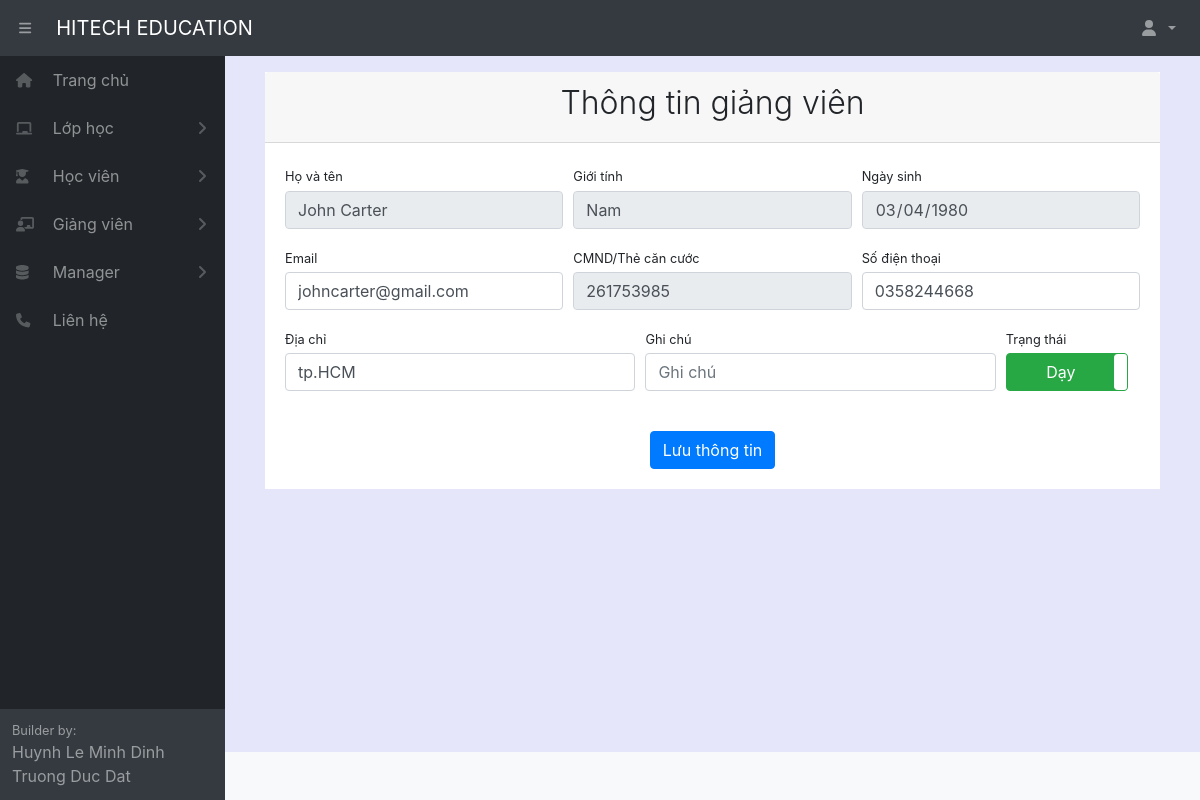
Screenshot of /teacher/1/ (signed in) with the database file from the repository.
### home/models.py (models this page shows, shortened)
class Teacher(models.Model):
    fullname = models.CharField(max_length=100, verbose_name="Tên giáo viên")
    gender = models.ForeignKey(Gender, null= True, on_delete=models.SET_NULL)
    birthday = models.DateField(verbose_name="Ngày sinh")
    identity_card = models.CharField(max_length=100, null = True, blank=True, verbose_name="CMND")
    phonenumber = models.CharField(max_length=100, null = True, blank=True, verbose_name="SDT")
    email = models.CharField(max_length=100, null = True, blank=True, verbose_name="Email")
    adress = models.CharField(max_length=300, null = True, blank=True, verbose_name="Địa chỉ")
    create_date = models.DateField(auto_now_add=True, verbose_name="Ngày tạo thông tin")
    note = models.CharField(max_length=300, null = True, blank=True, verbose_name="Ghi chú")
    active = models.BooleanField(default=True, verbose_name="Trạng thái")
    class Meta:
        ordering =["fullname"]
        verbose_name_plural = "Giáo viên"

class Gender(models.Model):
    name = models.CharField(max_length=5, verbose_name="Giới tính")
    def __str__(self):
        return  self.name
    class Meta:
        ordering =["name"]
        verbose_name_plural = "Giới tính"

### home/views.py (the view)
# urls.py: path('teacher/<int:pk>/',views.detailTeacher,name='detailteacher'),
@login_required(login_url='login')
def detailTeacher(request,pk):
    teacher = Teacher.objects.get(pk=pk)
    gender = Gender.objects.all()
    form = UpdateTeacherForm(instance=teacher)
    if request.method == 'POST':
        form = UpdateTeacherForm(request.POST, instance=teacher)
        if form.is_valid():
            form.save()
            return redirect('listteacher')
    context = {'form':form, 'teacher':teacher, 'gender': gender}
    return render(request,'teacher/detailTeacher.html',context)

### home/forms.py
class UpdateTeacherForm(ModelForm):
    class Meta:
        model = Teacher
        fields = 'email','phonenumber','adress','note','active'

### home/templates/teacher/detailTeacher.html (shortened to what this page needs)
{% extends "pages/base.html" %}
{% block content %}
{% load static %}
<div class="card-header">
    <h2 class="text-center font-weight-light">Thông tin giảng viên</h2>
</div>
<div class="card-body">
    <form action="" method="POST">
        <div class="form-row">
            <div class="col-md-4">
                <label class="small mb-1" for="id_fullname">Họ và tên</label>
                <div class="form-group">
                    <input class="form-control" value="{{ teacher.fullname }}" disabled name="fullname" id="id_fullname" type="text" />
                </div>
            </div>
            <div class="col-md-4">
                <label class="small mb-1" for="id_gender">Giới tính</label>
                <div class="form-group">
                    <input class="form-control" value="{{ teacher.gender }}" disabled name="gender" id="id_gender" type="text" />
                </div>
            </div>
            <div class="col-md-4">
                <label class="small mb-1" for="id_birthday">Ngày sinh</label>
                <div class="form-group">
                    <input class="form-control" value="{{ teacher.birthday|date:"Y-m-d" }}" disabled name="birthday" required id="id_birthday" type="date" />
                </div>
            </div>
        </div>
        <div class="form-row">
            <div class="col-md-4">
                <label class="small mb-1" for="id_email">Email</label>
                <div class="form-group">
                    <input class="form-control" value="{{ teacher.email }}" name="email" required id="id_email" type="email" placeholder="Nhập email giảng viên" />
                </div>
            </div>
            <div class="col-md-4">
                <label class="small mb-1" for="id_identity_card">CMND/Thẻ căn cước</label>
                <div class="form-group">
                    <input class="form-control" value="{{ teacher.identity_card }}" disabled name="identity_card" required id="id_identity_card" type="text" placeholder="Nhập CMND giảng viên" />
                </div>
            </div>
            <div class="col-md-4">
                <label class="small mb-1" for="id_phonenumber">Số điện thoại</label>
                <div class="form-group">
                    <input class="form-control" value="{{ teacher.phonenumber }}" name="phonenumber" required id="id_phonenumber" type="text" placeholder="Nhập số điện thoại giảng viên" /></div>
            </div>
        </div>
        <div class="form-row">
            <div class="col-md-5">
                <label class="small mb-1" for="id_adress">Địa chỉ</label>
                <div class="form-group">
                    <input class="form-control" value="{{ teacher.adress }}" name="adress" required id="id_adress" type="text" placeholder="Nhập địa chỉ giảng viên" />
                </div>
            </div>
            <div class="col-md-5">
                <label class="small mb-1" for="inputNote">Ghi chú</label>
                <div class="form-group">
                    <input class="form-control" name="note" id="inputNote" type="text" placeholder="Ghi chú" />
                </div>
            </div>
            <div class="col-md-2">
                <label class="small mb-1" for="inputActive">Trạng thái</label>
                <div class="form-group">
                </div>
            </div>
        </div>
        <div class="form-group d-flex align-items-center justify-content-between mt-4 mb-0">
            <input type="submit" value="Lưu thông tin" class="btn btn-primary" style="margin-left: auto; margin-right: auto;">
        </div>
    </form>
</div>
{% endblock content %}

### rows the page displays
Teacher: fullname "John Carter", gender "Nam", birthday "03/04/1980", email "johncarter@gmail.com", identity_card "261753985", phonenumber "0358244668", adress "tp.HCM"
